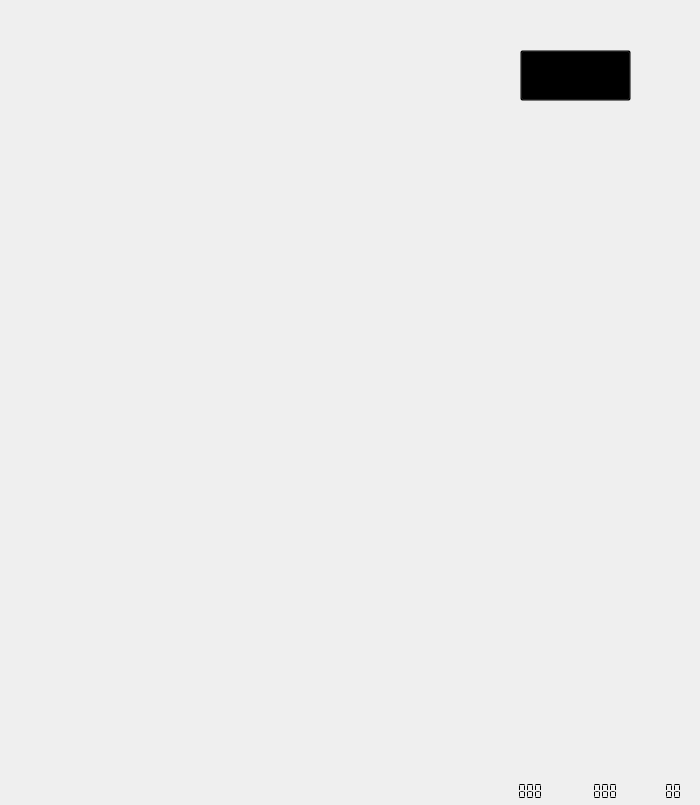
<?xml version="1.0" encoding="UTF-8"?>
<ui version="4.0">
 <class>GameWindow</class>
 <widget class="QWidget" name="GameWindow">
  <property name="geometry">
   <rect>
    <x>0</x>
    <y>0</y>
    <width>700</width>
    <height>805</height>
   </rect>
  </property>
  <property name="minimumSize">
   <size>
    <width>700</width>
    <height>805</height>
   </size>
  </property>
  <property name="maximumSize">
   <size>
    <width>700</width>
    <height>805</height>
   </size>
  </property>
  <property name="windowTitle">
   <string/>
  </property>
  <property name="autoFillBackground">
   <bool>false</bool>
  </property>
  <property name="styleSheet">
   <string notr="true">#GameWindow {
border-image: url(&quot;:/resources/images/background_hd.png&quot;);
}</string>
  </property>
  <widget class="QLCDNumber" name="steps_lcd">
   <property name="geometry">
    <rect>
     <x>515</x>
     <y>782</y>
     <width>31</width>
     <height>18</height>
    </rect>
   </property>
   <property name="layoutDirection">
    <enum>Qt::LeftToRight</enum>
   </property>
   <property name="autoFillBackground">
    <bool>false</bool>
   </property>
   <property name="frameShadow">
    <enum>QFrame::Plain</enum>
   </property>
   <property name="lineWidth">
    <number>0</number>
   </property>
   <property name="smallDecimalPoint">
    <bool>false</bool>
   </property>
   <property name="digitCount">
    <number>3</number>
   </property>
   <property name="segmentStyle">
    <enum>QLCDNumber::Flat</enum>
   </property>
   <property name="intValue" stdset="0">
    <number>888</number>
   </property>
  </widget>
  <widget class="QLCDNumber" name="level_lcd">
   <property name="geometry">
    <rect>
     <x>663</x>
     <y>782</y>
     <width>21</width>
     <height>18</height>
    </rect>
   </property>
   <property name="lineWidth">
    <number>0</number>
   </property>
   <property name="digitCount">
    <number>2</number>
   </property>
   <property name="segmentStyle">
    <enum>QLCDNumber::Flat</enum>
   </property>
   <property name="intValue" stdset="0">
    <number>88</number>
   </property>
  </widget>
  <widget class="QLCDNumber" name="minstep_lcd">
   <property name="geometry">
    <rect>
     <x>591</x>
     <y>782</y>
     <width>30</width>
     <height>18</height>
    </rect>
   </property>
   <property name="lineWidth">
    <number>0</number>
   </property>
   <property name="digitCount">
    <number>3</number>
   </property>
   <property name="segmentStyle">
    <enum>QLCDNumber::Flat</enum>
   </property>
   <property name="intValue" stdset="0">
    <number>888</number>
   </property>
  </widget>
  <widget class="QLabel" name="outlet">
   <property name="geometry">
    <rect>
     <x>583</x>
     <y>547</y>
     <width>112</width>
     <height>226</height>
    </rect>
   </property>
   <property name="styleSheet">
    <string notr="true">border-image: url(&quot;:/resources/images/outlet.png&quot;);</string>
   </property>
   <property name="text">
    <string/>
   </property>
  </widget>
  <widget class="QPushButton" name="done_button">
   <property name="geometry">
    <rect>
     <x>520</x>
     <y>50</y>
     <width>111</width>
     <height>51</height>
    </rect>
   </property>
   <property name="styleSheet">
    <string notr="true">background-color: transparent;</string>
   </property>
   <property name="text">
    <string/>
   </property>
  </widget>
 </widget>
 <resources/>
 <connections/>
</ui>
